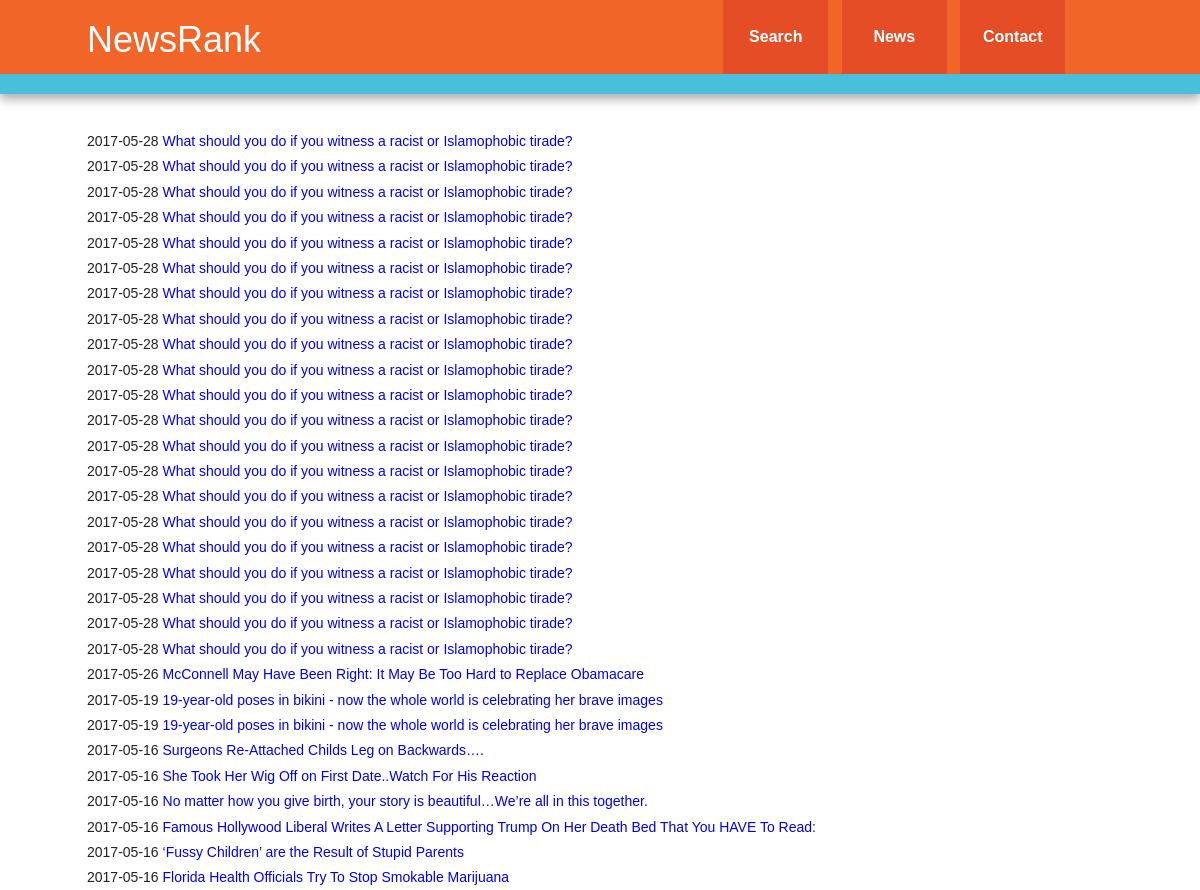
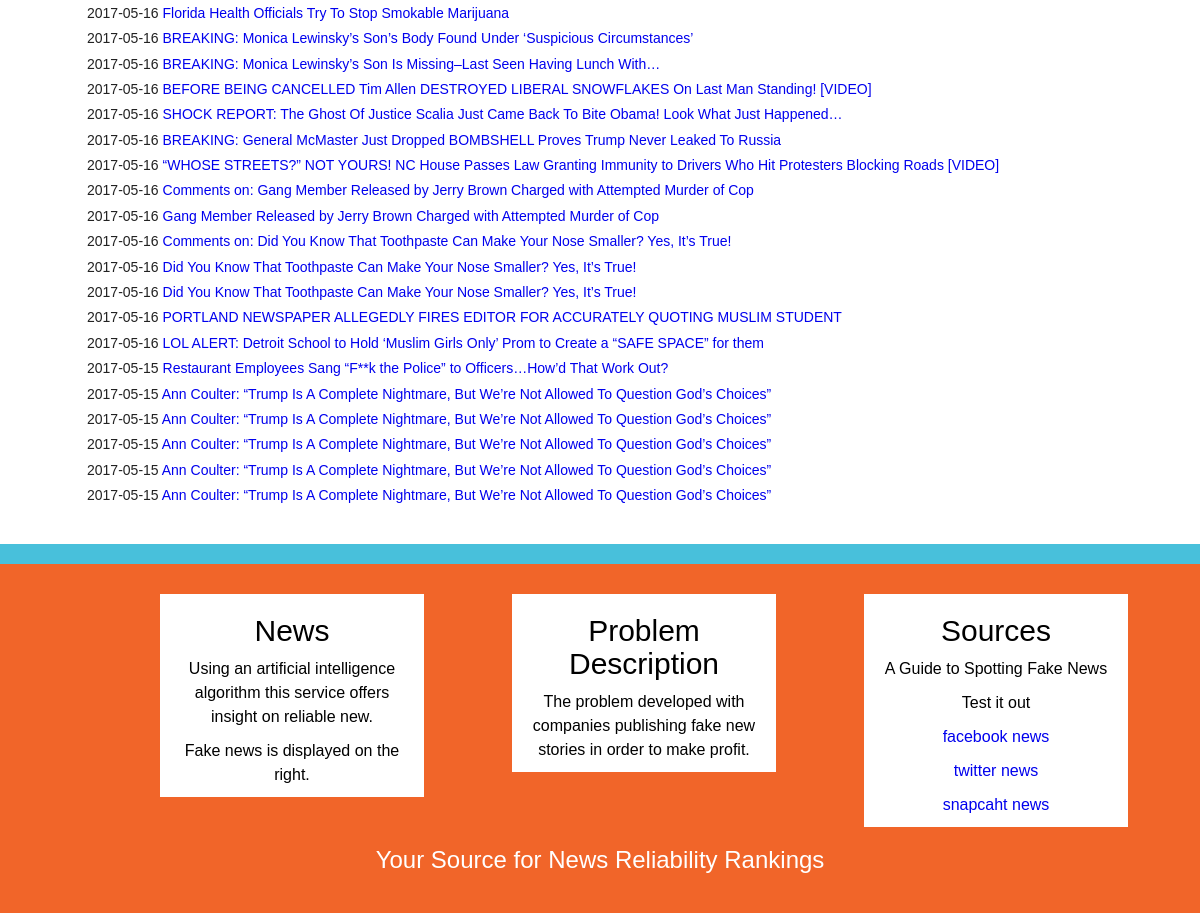
Page /newsApp/ on the earlier database version (2 pictures, top to bottom).
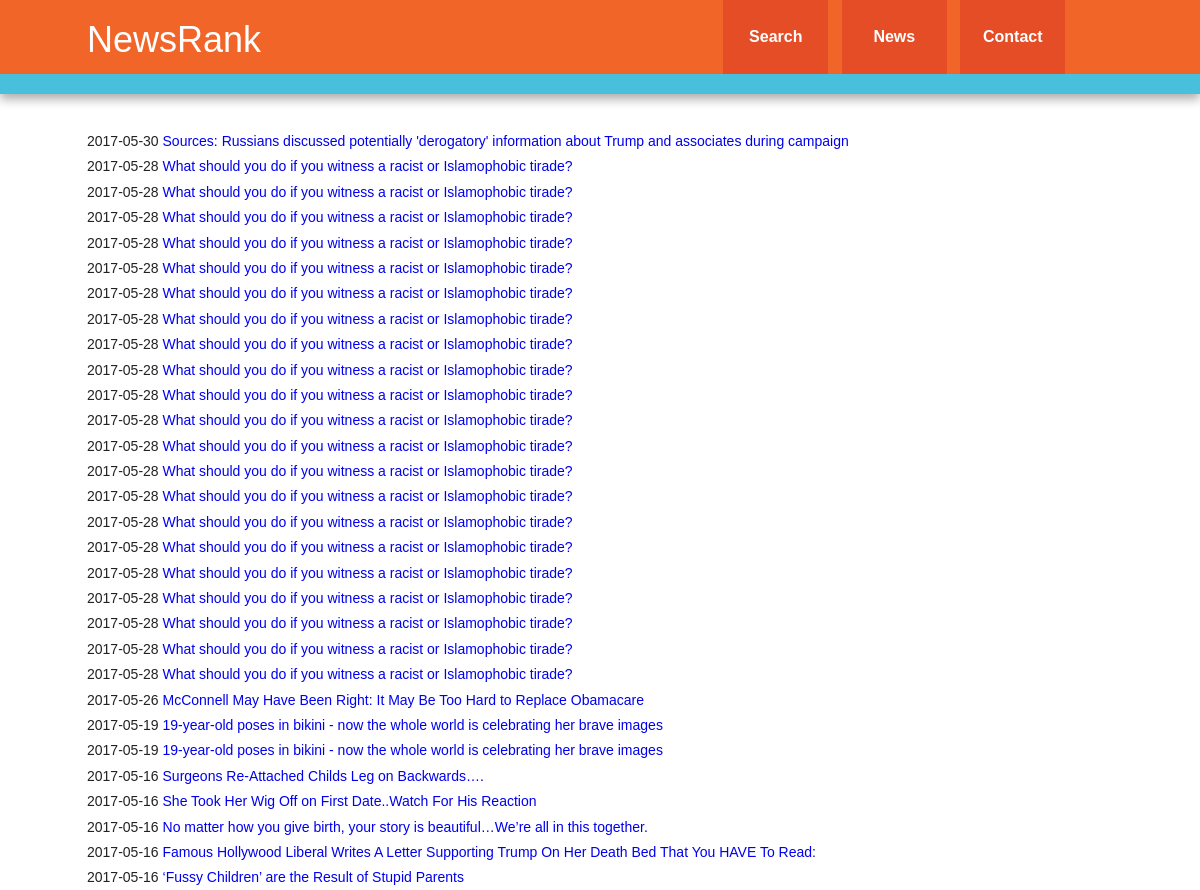
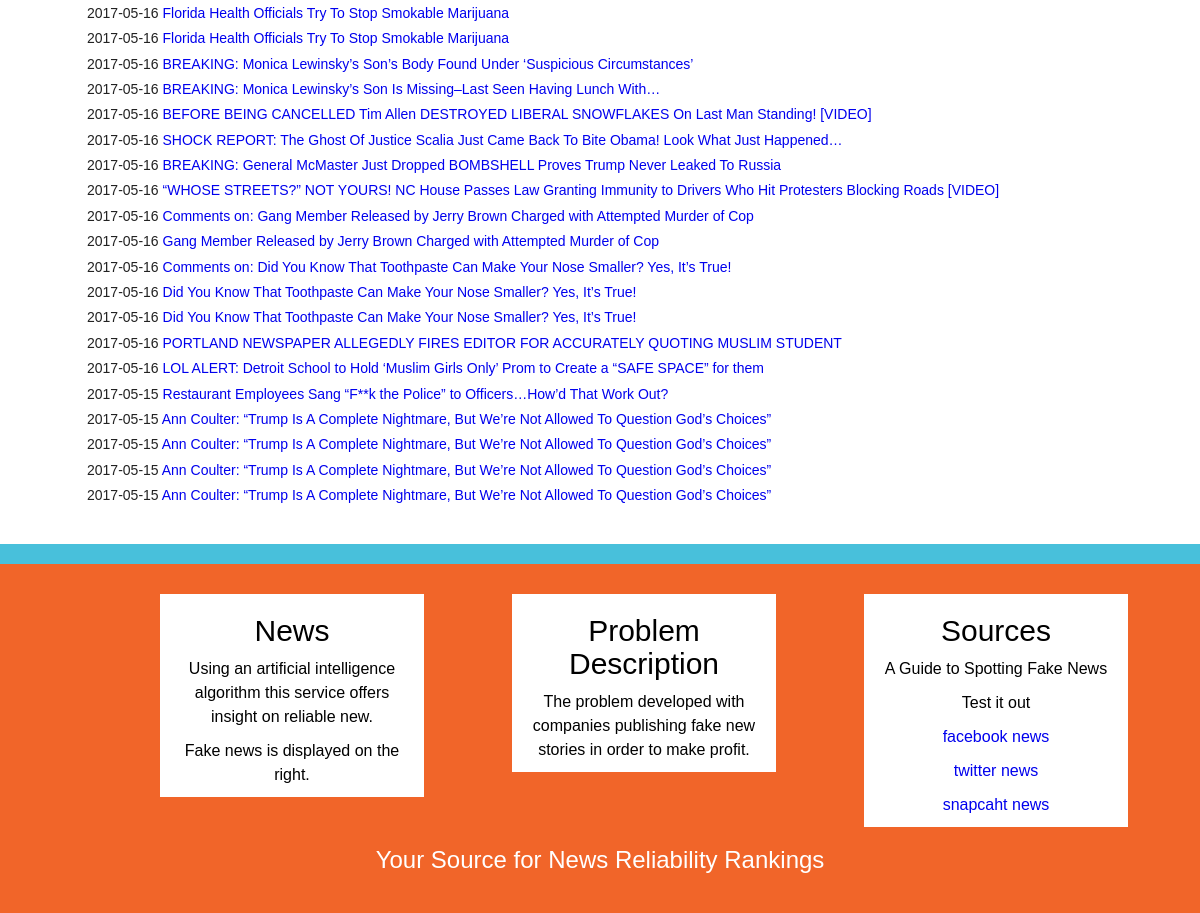
Same page on the later database version (2 pictures, top to bottom).
### newsApp/models.py (models this page shows, shortened)
class Article(models.Model):
    address = models.CharField(null=True,max_length = 140,default='')
    title = models.CharField(null=True,max_length = 140,default='')
    body = models.TextField(null=True)
    date = models.DateTimeField(null=True)
    result = models.CharField(null=True,max_length = 140)
    positive = models.FloatField(null=True, blank=True)
    negative = models.FloatField(null=True, blank=True)
    neutral = models.FloatField(null=True, blank=True)

### newsApp/templates/newsApp/newsApp.html
{% extends "personal/header.html" %}
{% block content %}
<body>
<div id="main-container">
<div id="main" class="wrapper clearfix">
	{% for article in object_list %}
		<h5>{{article.date|date:"Y-m-d" }}<a href="/newsApp/{{article.id}}"> {{article.title}} </a></h5>
	{% endfor %}
</div>
</div>
</body>
{% endblock %}

Differences in the rows shown:
no longer on this page (row unchanged): Article: date "2017-05-15", title "Ann Coulter: “Trump Is A Complete Nightmare, But We’re Not Allowed To Question God’s Choices”"
added Article: date "2017-05-30", title "Sources: Russians discussed potentially 'derogatory' information about Trump and associates during campaign"
